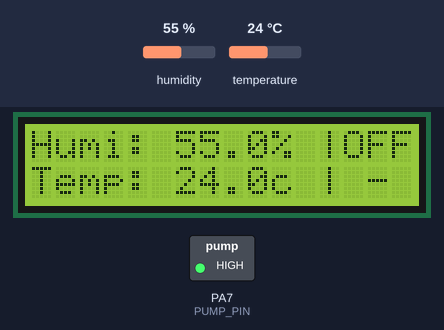
The sketch below on a simulated STM32 Blue Pill. Parts: 16×2 character LCD, switched loads named in the sketch (green lamp = pin HIGH). Inputs (shaded band) come from the test bench; at power-on: temperature 24 °C, humidity 55 %. What the sketch prints to the serial monitor is not drawn.

Above: at 2.6 s.
2.7 s: temperature set to 28 °C
At 5.0 s:
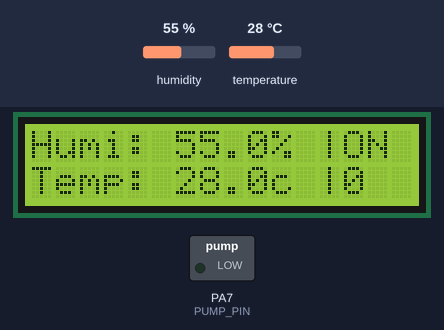
9.1 s: humidity set to 22 %
At 11.6 s:
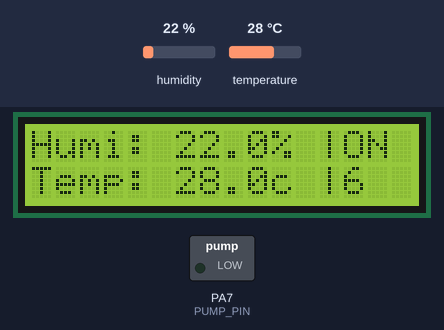
13.7 s: humidity set to 40 %
At 15.6 s:
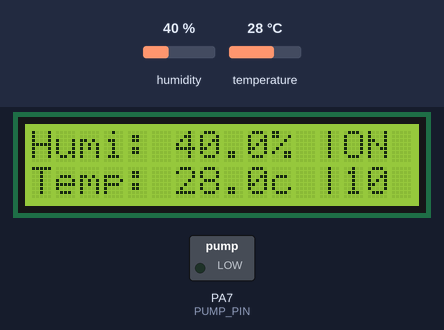
17.7 s: temperature set to 12 °C
At 19.6 s:
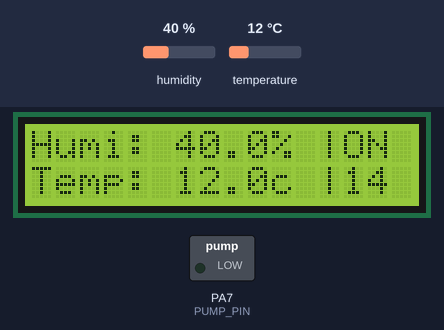
Timing chart, 0 to 22.8 s (numbered marks = the images above; inputs shaded):
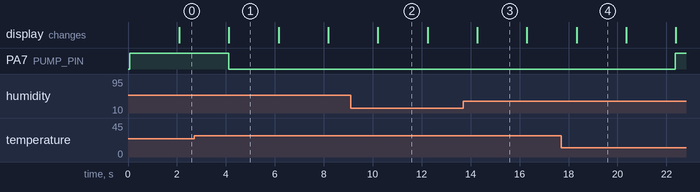

Measured:
- the behaviour switches between 26 and 27 °C on temperature (found by bisection; images 0 and 1)
- after the input at 2.7 s, PA7 (PUMP_PIN): HIGH → LOW after 1.4 s; the display: changes after 1.4 s (image 1)
- what the display in image 1 shows lasts 2.1 s, from 4.1 s to 6.2 s

The sketch:

main.ino
```cpp
#include <DHT.h>
#include <LiquidCrystal.h>
#define PUMP_PIN PA7
#define DHT_Sensor_Pin PC13
#define DHTTYPE DHT11  // Set DHT sensor Type
DHT dht(DHT_Sensor_Pin, DHTTYPE); // Initialize the DHT sensor

const int rs = PA5, en = PA4, d4 = PA3, d5 = PA2, d6 = PA1, d7 = PA0;
LiquidCrystal lcd(rs, en, d4, d5, d6, d7); // initialize the 16*2 LCD display

// Motor Data
float TARGET_TEMP = 27.0;
float PumpDuration = 0.3;
bool pump_on = false;
int timer = 0;
bool canRun = true;
const long interval = 86400000;   // 24 hours in milliseconds
//const long interval = 60000;   // 24 hours in milliseconds


unsigned long previousMillis = 0;

void setup() {
  Serial.begin(9600);
  lcd.begin(16, 2);
  lcd.print("==! Welcome !==");
  lcd.setCursor(0, 1);
  lcd.print(" To MC Project");
  dht.begin();
  pinMode( PUMP_PIN, OUTPUT);
  digitalWrite(PUMP_PIN, HIGH);
}

void Display_decimal(LiquidCrystal& lcd, float data) {
  int dataInt = data * 10;
  lcd.print(dataInt / 10);
  lcd.print(".");
  lcd.print(dataInt % 10);
}


void loop() {

  delay(2000);

  unsigned long currentMillis = millis();
  Serial.println(currentMillis);

  if ( pump_on == true ){
    timer = (currentMillis-previousMillis)/1000 ;
    if ( timer >= (PumpDuration*60) ){
      pump_on = false;
      timer = 0;
      digitalWrite(PUMP_PIN, HIGH);
      Serial.println("Motor Has been Stoppeddd!!");
    }
  }


  float humidity = dht.readHumidity();
  float temperature = dht.readTemperature();
  // Is error Humidity and temparature
  if (isnan(humidity) || isnan(temperature)) {
    // lcd.clear();
    // lcd.print("Failed to read");
    // lcd.setCursor(0, 1);
    // lcd.print("from DHT sensor!");
    // Serial.println("Failed to read from DHT sensor!");

    return;
  }

  if ( currentMillis - previousMillis >= interval ){
    canRun = true;
    Serial.println("It reached 24 hours");
  }
  else {
    Serial.println("Cannot Run Only ");
    Serial.println( (currentMillis - previousMillis)/1000 );
  }

  // If it reached the temparature
  if ( canRun == true && temperature >= TARGET_TEMP ){
    Serial.print("Teamp reached ");

    // set time
    pump_on = true;
    canRun = false;
    previousMillis = currentMillis;
    digitalWrite(PUMP_PIN, LOW);
    Serial.println("Motor Has been started!!");

  }

  lcd.clear();
  lcd.print("Humi: ");
  Display_decimal(lcd, humidity);
  lcd.print("% |");
  if (pump_on==true) lcd.print("ON");
  else lcd.print("OFF");

  lcd.setCursor(0, 1);
  lcd.print("Temp: ");
  Display_decimal(lcd, temperature);
  lcd.print("c |");
  if (pump_on==true) lcd.print(timer);
  else lcd.print(" -");

  // Serial.print("Humidity: ");
  // Serial.print(humidity);
  // Serial.print("%\t");
  // Serial.print("Temperature: ");
  // Serial.print(temperature);
  // Serial.println("°C");
}
```
